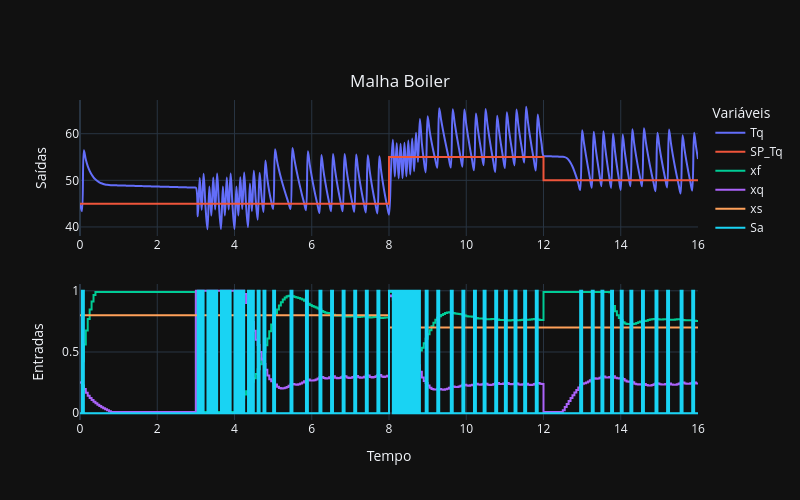
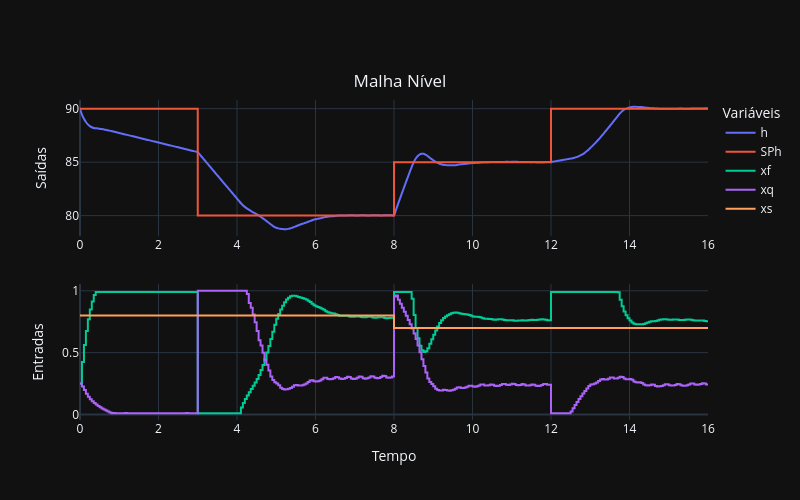
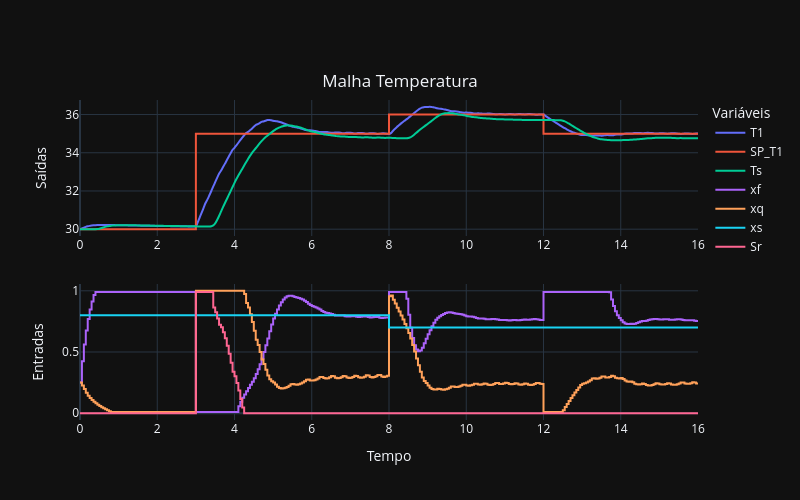

The cell these charts' notebook holds for them, in order:
### Code cell
# Sa, xf, xq,xs, Tf,Td,Tinf,Fd,Sr
Ta = 30 #temperatura ambiente
UT = np.array([# Time, SPTq, SPh, SP_T1,   xs,    Tf,   Td,  Tinf, Fd, Sr
              [  0  ,    45,  90,    30,  0.8,    Ta,   Ta,    Ta,  0, 0],
              [  3  ,    45,  80,    35,  0.8,    Ta,   Ta,    Ta,  0, 0],
              [  8  ,    55,  85,    36,  0.7,    Ta,   Ta,    Ta,  0, 0],
              [  12 ,    50,  90,    35,  0.7,    Ta,   Ta,    Ta,  0, 0],
              [  16 ,    45,  90,    35,  0.8,    Ta,   Ta,    Ta,  0, 0]
    
])         
TT, YY, UU = Simulacao_MF_split(ModelagemSistema, np.array([45,90]+50*[Ta]), UT, 0.05)

### Figure 1 — Plotly figure (JSON) as saved in the notebook; plotly's stock layout.template omitted (floating-point values rounded to 4 significant figures; data arrays with more than 128 entries replaced by an {"elided": "..."} marker saying what was removed)
{"data": [{"line": {"shape": "spline"}, "name": "Tq", "type": "scatter", "x": {"elided": "321 float values"}, "xaxis": "x", "y": {"elided": "321 float values"}, "yaxis": "y"}, {"line": {"shape": "hv"}, "name": "SP_Tq", "type": "scatter", "x": {"elided": "321 float values"}, "xaxis": "x", "y": {"elided": "321 float values"}, "yaxis": "y"}, {"line": {"shape": "hv"}, "name": "xf", "type": "scatter", "x": {"elided": "321 float values"}, "xaxis": "x2", "y": {"elided": "321 float values"}, "yaxis": "y2"}, {"line": {"shape": "hv"}, "name": "xq", "type": "scatter", "x": {"elided": "321 float values"}, "xaxis": "x2", "y": {"elided": "321 float values"}, "yaxis": "y2"}, {"line": {"shape": "hv"}, "name": "xs", "type": "scatter", "x": {"elided": "321 float values"}, "xaxis": "x2", "y": {"elided": "321 float values"}, "yaxis": "y2"}, {"line": {"shape": "hv"}, "name": "Sa", "type": "scatter", "x": {"elided": "321 float values"}, "xaxis": "x2", "y": {"elided": "321 float values"}, "yaxis": "y2"}], "layout": {"height": 500, "legend": {"title": {"text": "Variáveis"}}, "title": {"text": "Malha Boiler", "x": 0.5, "xanchor": "center", "y": 0.85, "yanchor": "top"}, "width": 800, "xaxis": {"anchor": "y", "domain": [0, 1], "matches": "x"}, "xaxis2": {"anchor": "y2", "domain": [0, 1], "matches": "x", "title": {"text": "Tempo"}}, "yaxis": {"anchor": "x", "domain": [0.575, 1], "title": {"text": "Saídas"}}, "yaxis2": {"anchor": "x2", "domain": [0, 0.425], "title": {"text": "Entradas"}}}}

### Figure 2 — Plotly figure (JSON) as saved in the notebook; plotly's stock layout.template omitted (floating-point values rounded to 4 significant figures; data arrays with more than 128 entries replaced by an {"elided": "..."} marker saying what was removed)
{"data": [{"line": {"shape": "spline"}, "name": "h", "type": "scatter", "x": {"elided": "321 float values"}, "xaxis": "x", "y": {"elided": "321 float values"}, "yaxis": "y"}, {"line": {"shape": "hv"}, "name": "SPh", "type": "scatter", "x": {"elided": "321 float values"}, "xaxis": "x", "y": {"elided": "321 float values"}, "yaxis": "y"}, {"line": {"shape": "hv"}, "name": "xf", "type": "scatter", "x": {"elided": "321 float values"}, "xaxis": "x2", "y": {"elided": "321 float values"}, "yaxis": "y2"}, {"line": {"shape": "hv"}, "name": "xq", "type": "scatter", "x": {"elided": "321 float values"}, "xaxis": "x2", "y": {"elided": "321 float values"}, "yaxis": "y2"}, {"line": {"shape": "hv"}, "name": "xs", "type": "scatter", "x": {"elided": "321 float values"}, "xaxis": "x2", "y": {"elided": "321 float values"}, "yaxis": "y2"}], "layout": {"height": 500, "legend": {"title": {"text": "Variáveis"}}, "title": {"text": "Malha Nível", "x": 0.5, "xanchor": "center", "y": 0.85, "yanchor": "top"}, "width": 800, "xaxis": {"anchor": "y", "domain": [0, 1], "matches": "x"}, "xaxis2": {"anchor": "y2", "domain": [0, 1], "matches": "x", "title": {"text": "Tempo"}}, "yaxis": {"anchor": "x", "domain": [0.575, 1], "title": {"text": "Saídas"}}, "yaxis2": {"anchor": "x2", "domain": [0, 0.425], "title": {"text": "Entradas"}}}}

### Figure 3 — Plotly figure (JSON) as saved in the notebook; plotly's stock layout.template omitted (floating-point values rounded to 4 significant figures; data arrays with more than 128 entries replaced by an {"elided": "..."} marker saying what was removed)
{"data": [{"line": {"shape": "spline"}, "name": "T1", "type": "scatter", "x": {"elided": "321 float values"}, "xaxis": "x", "y": {"elided": "321 float values"}, "yaxis": "y"}, {"line": {"shape": "hv"}, "name": "SP_T1", "type": "scatter", "x": {"elided": "321 float values"}, "xaxis": "x", "y": {"elided": "321 float values"}, "yaxis": "y"}, {"line": {"shape": "spline"}, "name": "Ts", "type": "scatter", "x": {"elided": "321 float values"}, "xaxis": "x", "y": {"elided": "321 float values"}, "yaxis": "y"}, {"line": {"shape": "hv"}, "name": "xf", "type": "scatter", "x": {"elided": "321 float values"}, "xaxis": "x2", "y": {"elided": "321 float values"}, "yaxis": "y2"}, {"line": {"shape": "hv"}, "name": "xq", "type": "scatter", "x": {"elided": "321 float values"}, "xaxis": "x2", "y": {"elided": "321 float values"}, "yaxis": "y2"}, {"line": {"shape": "hv"}, "name": "xs", "type": "scatter", "x": {"elided": "321 float values"}, "xaxis": "x2", "y": {"elided": "321 float values"}, "yaxis": "y2"}, {"line": {"shape": "hv"}, "name": "Sr", "type": "scatter", "x": {"elided": "321 float values"}, "xaxis": "x2", "y": {"elided": "321 float values"}, "yaxis": "y2"}], "layout": {"height": 500, "legend": {"title": {"text": "Variáveis"}}, "title": {"text": "Malha Temperatura", "x": 0.5, "xanchor": "center", "y": 0.85, "yanchor": "top"}, "width": 800, "xaxis": {"anchor": "y", "domain": [0, 1], "matches": "x"}, "xaxis2": {"anchor": "y2", "domain": [0, 1], "matches": "x", "title": {"text": "Tempo"}}, "yaxis": {"anchor": "x", "domain": [0.575, 1], "title": {"text": "Saídas"}}, "yaxis2": {"anchor": "x2", "domain": [0, 0.425], "title": {"text": "Entradas"}}}}
